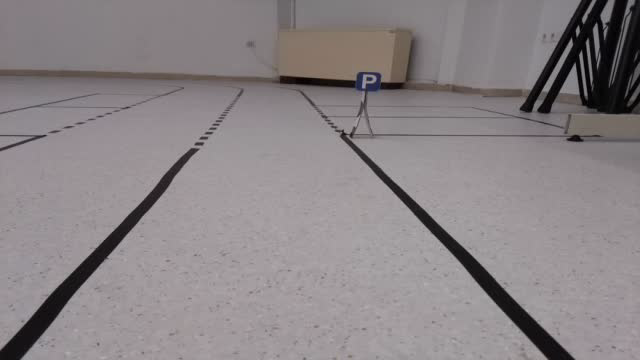
#> input picture frame 0 of video data/pov.avi, 640 x 360 px, given in place of pov20.mp4, which was not available
$ python shapes_video.py
#> lines starting #> are read from the running program, lines starting #| are printed output that depends on the picture; after the words box and inside, x2 and y2 are one past the last pixel; in counts of white or black regions, pixels touching at a corner belong together; pictures that were not available may be replaced by others from this repository, and a replacement may not be noted
import cv2
import numpy as np

def empty(a):
    pass
def stackImages(scale,imgArray):
    rows = len(imgArray)
    cols = len(imgArray[0])
    rowsAvailable = isinstance(imgArray[0], list)
    width = imgArray[0][0].shape[1]
    height = imgArray[0][0].shape[0]
    if rowsAvailable:
        for x in range ( 0, rows):
            for y in range(0, cols):
                if imgArray[x][y].shape[:2] == imgArray[0][0].shape [:2]:
                    imgArray[x][y] = cv2.resize(imgArray[x][y], (0, 0), None, scale, scale)
                else:
                    imgArray[x][y] = cv2.resize(imgArray[x][y], (imgArray[0][0].shape[1], imgArray[0][0].shape[0]), None, scale, scale)
                if len(imgArray[x][y].shape) == 2: imgArray[x][y]= cv2.cvtColor( imgArray[x][y], cv2.COLOR_GRAY2BGR)
        imageBlank = np.zeros((height, width, 3), np.uint8)
        hor = [imageBlank]*rows
        hor_con = [imageBlank]*rows
        for x in range(0, rows):
            hor[x] = np.hstack(imgArray[x])
        ver = np.vstack(hor)
    else:
        for x in range(0, rows):
            if imgArray[x].shape[:2] == imgArray[0].shape[:2]:
                imgArray[x] = cv2.resize(imgArray[x], (0, 0), None, scale, scale)
            else:
                imgArray[x] = cv2.resize(imgArray[x], (imgArray[0].shape[1], imgArray[0].shape[0]), None,scale, scale)
            if len(imgArray[x].shape) == 2: imgArray[x] = cv2.cvtColor(imgArray[x], cv2.COLOR_GRAY2BGR)
        hor= np.hstack(imgArray)
        ver = hor
    return ver


def getContours(img):
    contours,hierarchy = cv2.findContours(img,cv2.RETR_EXTERNAL,cv2.CHAIN_APPROX_NONE)
    x=0
    y=0
    w=0
    h=0
    objectType = "None"
    for cnt in contours:
        area = cv2.contourArea(cnt)
        #print(area)
        if area>600: #600, #1300
            print("area",area)
            cv2.drawContours(imgContour, cnt, -1, (255, 0, 0), 3)
            hull = cv2.convexHull(cnt, returnPoints=False)
            sides = len(hull)
            print("sides",sides)
            peri = cv2.arcLength(cnt,True)
            print("permeter",peri)
            approx = cv2.approxPolyDP(cnt,0.02*peri,True)
            #print(len(approx))
            objCor = len(approx)
            #print(objCor)
            x, y, w, h = cv2.boundingRect(approx)

            if objCor ==3: objectType ="Tri"
            elif objCor == 4:
                aspRatio = w/float(h)
                if aspRatio >0.98 and aspRatio <1.03: objectType= "Square"
                else:objectType="Rectangle"
            elif objCor == 5: objectType = "Pentagon"
            elif objCor == 7: objectType = "Arrow"
            elif objCor == 8: objectType = "Hexagon"
            #elif objCor>6 and objCor<9: objectType= "Hexagon"
            elif objCor>=9 : objectType= "Circles"
            else:objectType="None"


            cv2.rectangle(imgContour,(x,y),(x+w,y+h),(0,255,0),2) #get this to detect color
            #cv2.putText(imgContour,objectType,
            #            (x+(w//2)-10,y+(h//2)-10),cv2.FONT_HERSHEY_COMPLEX,0.7,
            #            (0,0,0),2)
            return x,y,w,h,objectType,area,sides


#------------------SHAPE DETECTION-----------------------------------#
path = 'pov20.mp4'
cap = cv2.VideoCapture(path)
fourcc = cv2.VideoWriter_fourcc(*'MJPG')

video_writer = cv2.VideoWriter(
                            "TrafficSigns.mp4",
                            fourcc,
                            10,
                            (1008,225)
                        )

while (cap.isOpened()):
    ret, img = cap.read()
#> img is the input picture: shape (360, 640, 3); mean B, G, R 134.6, 132.1, 138.6

    # img = cv2.resize(img, (1060, 640)) #(for mp4) and pov
    try:
        dimensions = img.shape
#> dimensions = (360, 640, 3)
        #print(dimensions)
        h = int(dimensions[0])
#> h = 360
        w = int(dimensions[1])
#> w = 640
        img = img[int(h/4.8): int(h/2.4) , int(w/2.4):int(w/1.1) ]#int(h/6): int(h/2) , int(w/2.5):w (for avi), 0: int(h/2) , int(w/2):w (for mp4)
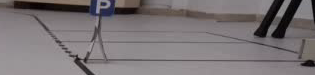
#> img: shape (75, 315, 3); mean B, G, R 117.2, 115.1, 121.4
        print(img.shape)
#| (75, 315, 3)
        original_img = img
        imgContour = img.copy()

        imgGray = cv2.cvtColor(img,cv2.COLOR_BGR2GRAY)
        imgBlur = cv2.GaussianBlur(imgGray,(7,7),1)
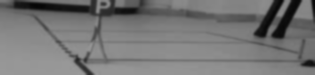
#> imgBlur: shape (75, 315); min 5, max 154, mean 117
        imgCanny = cv2.Canny(imgBlur,60,70)
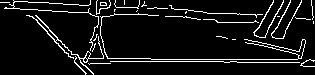
#> imgCanny: shape (75, 315); 8.1% white in thin lines or dots
        cv2.imshow("canny",imgCanny)
        cv2.imshow("blur", imgBlur)
        x,y,w,h,shape,area,sides= getContours(imgCanny)
#> in getContours, `contours,hierarchy = cv2.findContours(img,cv2.RETR_EXTERNAL,cv2.CHAIN_..`: contours = 30 contours, 27 with area under 20; largest, box (x1, y1, x2, y2) and area: (26, 15, 104, 75) 122, (253, 0, 284, 38) 37, (271, 0, 302, 39) 31
#> the loop in getContours, `for cnt in contours:` made 30 passes
#> area on passes 14, 25, 26: 122, 31, 37

        imgBlank = np.zeros_like(img)
        imgStack = stackImages(0.7,([img,imgGray,imgBlur], [imgCanny,imgContour,imgBlank]))

        cv2.imshow("Stack", imgStack)


        #####################color detection#####################################


        img_cropped = img[y-20:y + h +20, x-20:x + w+20]
        imgHSV = cv2.cvtColor(img_cropped,cv2.COLOR_BGR2HSV)
        color = "None"
        #------RED MASK--------
        lower = np.array([124,90,60]) #[124,90,75] , [0,79,97]
        upper = np.array([179,255,220]) #[179,213,171], [179,205,185]
        red_mask = cv2.inRange(imgHSV,lower,upper)
        red_imgResult = cv2.bitwise_and(img_cropped,img_cropped,mask=red_mask)
        #print(imgResult.size)

        #detect color
        red_color = False
        red_line = False
        number_of_black_pix = np.sum(red_imgResult == 0)
        if number_of_black_pix<red_imgResult.size-800:
            red_color = True
            red_line = True


        elif number_of_black_pix<red_imgResult.size-200:
            red_line = True

        # ------BLUE MASK--------
        #lower = np.array([105, 176, 33]) #[109, 205, 22]
        lower = np.array([80, 141, 65]) # for pov
        upper = np.array([141, 255, 160]) # for pov
        #lower = np.array([94, 121, 124]) # for  new pov
        #upper = np.array([135, 255, 221]) # for new pov
        #upper = np.array([141, 218, 137]) # [114, 232, 208]
        blue_mask = cv2.inRange(imgHSV, lower, upper)
        blue_imgResult = cv2.bitwise_and(img_cropped, img_cropped, mask=blue_mask)
        # print(imgResult.size)

        # detect color
        blue_color = False
        number_of_black_pix = np.sum(blue_imgResult == 0)
        if number_of_black_pix < blue_imgResult.size-800:
            blue_color = True

        #------YELLOW MASK--------
        #lower = np.array([21,65,127]) #16,89,100]
        #upper = np.array([66,99,169]) #[55,246,181]
        lower = np.array([20,89,75]) #[9,71,140]
        upper = np.array([55,246,181]) #[71,163,250]
        yellow_mask = cv2.inRange(imgHSV,lower,upper)
        yellow_imgResult = cv2.bitwise_and(img_cropped,img_cropped,mask=yellow_mask)
        #print(yellow_imgResult.size)

        #detect color
        yellow_color = False
        number_of_black_pix = np.sum(yellow_imgResult == 0)
        #print("black",number_of_black_pix)
        if number_of_black_pix<yellow_imgResult.size - 800:
            yellow_color = True


        #------GREEN MASK--------
        lower = np.array([45,70,30]) #[9,71,140]
        upper = np.array([100,255,170]) #[71,163,250]
        green_mask = cv2.inRange(imgHSV,lower,upper)
        green_imgResult = cv2.bitwise_and(img_cropped,img_cropped,mask=green_mask)
        #print(green_imgResult.size)

        #detect color
        green_color = False
        number_of_black_pix = np.sum(green_imgResult == 0)
        #print("green", number_of_black_pix,green_imgResult.size)
        #print("black",number_of_black_pix)
        if number_of_black_pix<green_imgResult.size - 800:
            green_color = True


        # [4 lines of commented-out code are left out]

        if(shape=="Hexagon" and red_color==True):
            print("stop")
            cv2.putText(imgContour, "Stop",
                        (x + (w // 2) +10, y + (h // 2) -70), cv2.FONT_HERSHEY_COMPLEX, 0.7,
                        (0, 0, 0), 2)
        elif((shape=="Tri" or shape == "Pentagon") and blue_color==True and area>1000) :
            print("crosswalk")
            cv2.putText(imgContour, "Crosswalk",
                        (x + (w // 2) + 10, y + (h // 2) - 70), cv2.FONT_HERSHEY_COMPLEX, 0.7,
                        (0, 0, 0), 2)
        elif(shape=="Hexagon" and blue_color==True and sides>14):
            print("parking")
            cv2.putText(imgContour, "parking",
                        (x + (w // 2) + 10, y + (h // 2) -70), cv2.FONT_HERSHEY_COMPLEX, 0.7,
                        (0, 0, 0), 2)
        elif((shape=="Rectangle" or shape =="Square" or shape=="Hexagon") and yellow_color==True):
            print("priority")
            cv2.putText(imgContour, "prioriy",
                        (x + (w // 2) + 10, y + (h // 2) -70), cv2.FONT_HERSHEY_COMPLEX, 0.7,
                        (0, 0, 0), 2)
        elif (shape == "Circles" and blue_color == True and area < 3000):
            print("roundabout")
            cv2.putText(imgContour, "roundabout",
                        (x + (w // 2) + 10, y + (h // 2) -70), cv2.FONT_HERSHEY_COMPLEX, 0.7,
                        (0, 0, 0), 2)
        elif (shape == "Rectangle" and green_color == True and red_line==False):
            print("highway_entry")
            cv2.putText(imgContour, "highway_entry",
                        (x + (w // 2) + 10, y + (h // 2) -70), cv2.FONT_HERSHEY_COMPLEX, 0.7,
                        (0, 0, 0), 2)

        elif (shape == "Rectangle" and green_color == True and red_line == True):
            print("highway_exit")
            cv2.putText(imgContour, "highway_exit",
                        (x + (w // 2) + 10, y + (h // 2) -70), cv2.FONT_HERSHEY_COMPLEX, 0.7,
                        (0, 0, 0), 2)


        elif (shape == "Arrow" and blue_color == True and sides<10):
            print("one way")
            cv2.putText(imgContour, "one way",
                        (x + (w // 2) + 10, y + (h // 2) -70), cv2.FONT_HERSHEY_COMPLEX, 0.7,
                        (0, 0, 0), 2)


        imgStack = stackImages(0.8,([img_cropped,imgHSV],[red_mask,red_imgResult],[blue_mask,blue_imgResult],[yellow_mask,yellow_imgResult],[green_mask,green_imgResult]))
        #imgStack = stackImages(0.7,([img,imgGray,imgBlur], [imgCanny,imgContour,imgBlank]))
        cv2.imshow("Stacked Images", imgStack)
        #cv2.waitKey(100)
        #cv2.destroyWindow("Stacked Images") #added this fot pov avi


        show_res = imgContour

    except:
        show_res = img
        print("SHIT")

    video_writer.write(show_res)
    cv2.imshow("result",show_res)
    cv2.waitKey()


cap.release()
video_writer.release()
cv2.destroyAllWindows()
